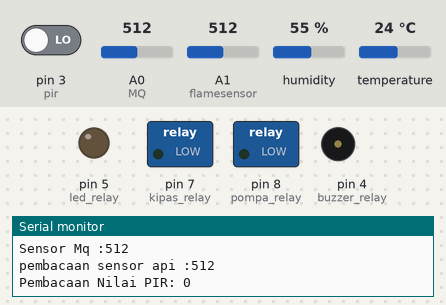
A sketch run on a simulated Arduino Uno, built with avr-gcc and run on an emulated ATmega328P. Parts: switched loads named in the sketch (green lamp = pin HIGH), output pins drawn as LEDs (lit = HIGH), buzzer (waves = sounding, pin HIGH), the last lines printed to the serial monitor. The inputs (shaded band) are chosen by the test bench; at power-on: temperature 24 °C, pin 3 (pir) LOW, A0 (MQ) = 512, A1 (flamesensor) = 512, humidity 55 %. The local clock reads 2024-03-15 10:24:30 at power-on unless the sketch sets it.

Above: at 4.8 s.
4.9 s: temperature set to 29.2 °C
13.3 s: temperature set to 30.4 °C
At 20.8 s:
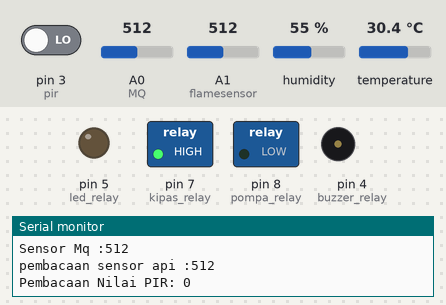
21.7 s: temperature set to 12 °C
At 29.4 s:
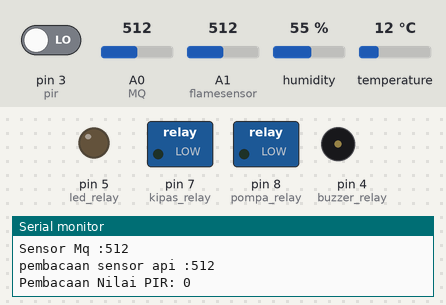
29.8 s: temperature set to 33 °C
At 37.9 s:
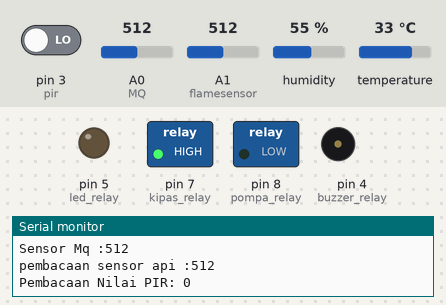
Timing chart, 0 to 38.9 s (numbered marks = the images above; inputs shaded):
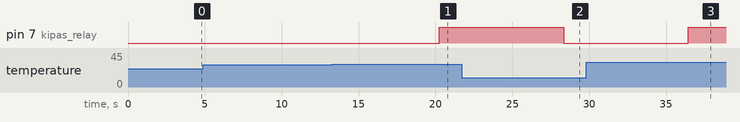

The sketch:

Alat_coding.ino
```cpp
#include <LiquidCrystal_I2C.h>
#include <DHT.h>
#include <Wire.h>
#include "RTClib.h"
RTC_DS3231 rtc;
LiquidCrystal_I2C lcd(0x27, 20, 4);

//rtc
char daysOfTheWeek[7][12] = {"Minggu", "Senin", "Selasa", "Rabu", "Kamis", "Jum'at", "Sabtu"};
int jam, menit, detik;
int tanggal, bulan, tahun;
String hari;

//sensor
int value;
int MQ = A0;
DHT dht(12, DHT22);
int pir = 3;
int data = 0;
int flamesensor = A1;
int sensorValue = 0;

// relay
int pompa_relay = 8;
int buzzer_relay = 4;
int led_relay = 5;
int kipas_relay = 7;
#define RX 10;
#define TX 11;


void asap();
void pompa();
void pir1();

void setup() {

  Serial.begin(9600);
  dht.begin();
  // lcd.init();
  if(! rtc.begin()) {
    Serial.println("Couldn't find RTC");
    Serial.flush();
    while (1) delay(10);
  }

  lcd.backlight();
  lcd.setCursor(0, 0);
  pinMode(MQ, INPUT);
  pinMode(pir, INPUT);
  pinMode(flamesensor, INPUT);
  pinMode(kipas_relay, OUTPUT);
  pinMode(buzzer_relay, OUTPUT);
  pinMode(led_relay, OUTPUT);
  pinMode(pompa_relay, OUTPUT);
  //rtc.adjust(DateTime(2024, 2, 10, 22, 35, 0));//ngatur waktu rtc
}

void loop() {

  DateTime now = rtc.now();
  jam     = now.hour();
  menit   = now.minute();
  detik   = now.second();
  tanggal = now.day();
  bulan   = now.month();
  tahun   = now.year();
  hari    = daysOfTheWeek[now.dayOfTheWeek()];

  value = analogRead(MQ);
  sensorValue = analogRead(flamesensor);
  data = digitalRead(pir);

  // delay(3000);


  float kelembaban = dht.readHumidity();
  float suhu = dht.readTemperature();
  //Print temp and humidity values to serial monitor
  Serial.print("kelembapan: ");
  Serial.print(kelembaban);
  Serial.println(" % ");
  Serial.print("suhu: ");
  Serial.print(suhu);
  Serial.println(" *C ");
  // Serial.print("\n ");

  Serial.print("Sensor Mq :");
  Serial.println(value);
  // Serial.print("\n");

  lcd.clear();
  lcd.setCursor(0, 0);
  lcd.print("Humidity: ");
  lcd.setCursor(9, 0);
  lcd.print(kelembaban);
  lcd.setCursor(14, 0);
  lcd.println(" % ");


  lcd.setCursor(0, 1);
  lcd.print("Temp: ");
  lcd.setCursor(9, 1);
  lcd.print(suhu);
  lcd.setCursor(14, 1);
  lcd.println(" C ");


  Serial.print("pembacaan sensor api :");
  Serial.println(sensorValue);
  // Serial.println("\n");

  Serial.print("Pembacaan Nilai PIR: ");
  Serial.print(data);
  Serial.print("\n");
  delay(3000);

  Serial.print(hari);
  Serial.print(",");

  Serial.print(jam);
  Serial.print(":");

  Serial.print(menit);
  delay(1000);


  if (suhu >= 30) {
    digitalWrite(kipas_relay, HIGH);
  } else {
    digitalWrite(kipas_relay, LOW);
  }
  Serial.print("\n ");

if(jam >= 18 || jam <=6){
  pir1();
}
  pompa();
}

void pir1() {
  if (data == 1) {
    Serial.print(" Ruko Tidak Aman \n\n");
    digitalWrite(buzzer_relay, HIGH);
    digitalWrite(led_relay, HIGH);

    if (sensorValue > 1000 && value > 1000) {
      asap();
    }
  } else {
    Serial.print(" Ruko Aman \n\n");
    digitalWrite(buzzer_relay, LOW);
    digitalWrite(led_relay, LOW);
    if (sensorValue > 1000 && value > 1000) {
      asap();
    }
  }
}

void pompa() {
  // if (sensorValue < 1000 && value > 600 ){
  // asap();
  // }
  // else{
  //   digitalWrite(buzzer_relay,LOW);
  //   digitalWrite(led_relay,LOW);
  //   digitalWrite(pompa_relay,LOW);
  //   Serial.println(value);
  //   Serial.println("Aman");
  // }
}

void asap() {
  digitalWrite(buzzer_relay, HIGH);
  digitalWrite(led_relay, HIGH);
  digitalWrite(pompa_relay, HIGH);
  //Serial.print("Nilai output analog = ");
  Serial.println(value);
  Serial.println("ada api");
  delay(1000);
}
```

Measured:
- the behaviour switches between 29.9 and 30 °C on temperature (found by bisection; images 0 and 1)
- after the input at 13.3 s, pin 7 (kipas_relay): LOW → HIGH after 7.0 s
- after the input at 21.7 s, pin 7 (kipas_relay): HIGH → LOW after 6.7 s
- after the input at 29.8 s, pin 7 (kipas_relay): LOW → HIGH after 6.6 s
